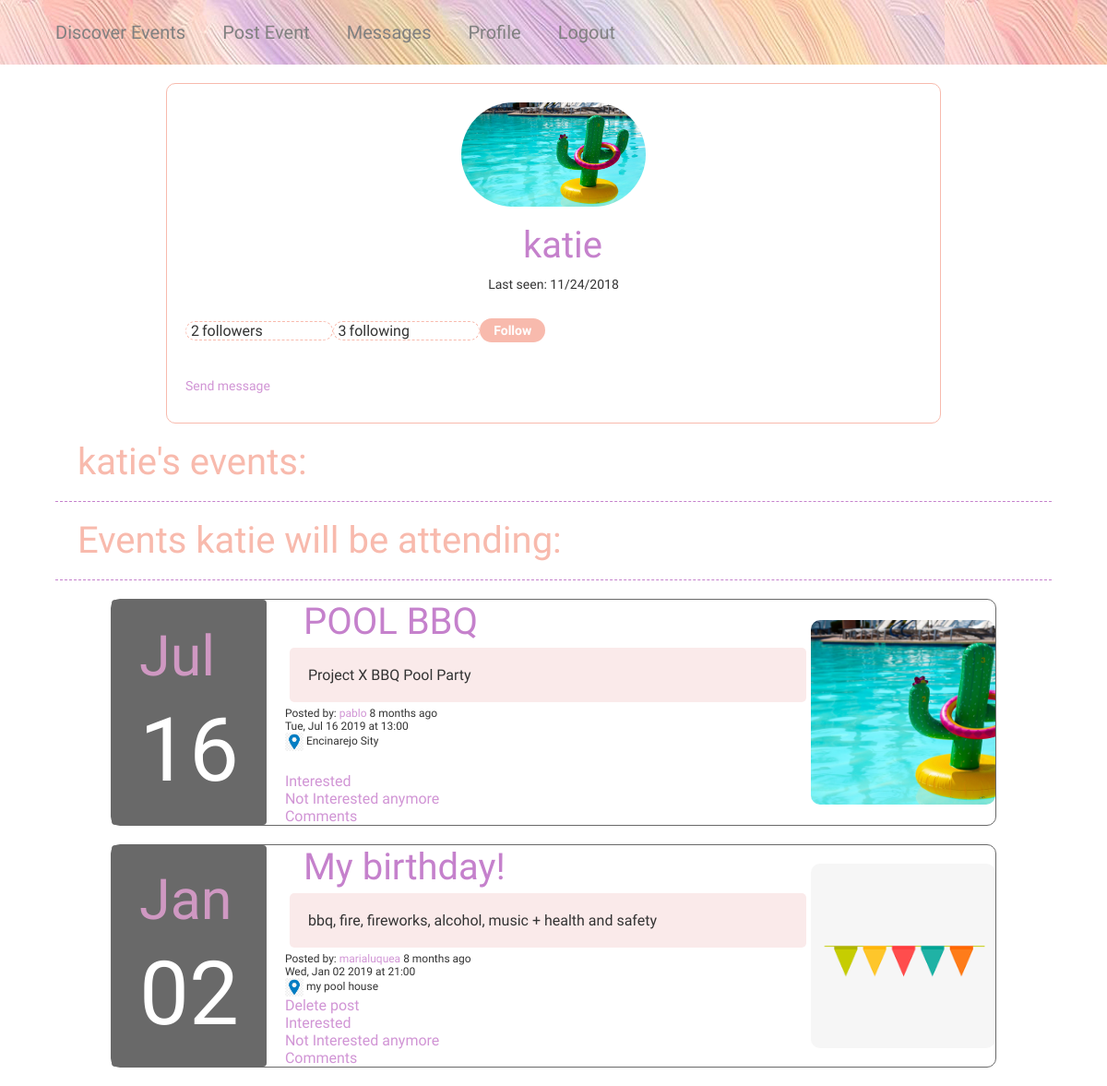
Page /user/katie (signed in) on the committed database.
### app/models.py (models this page shows, shortened)
class User(UserMixin, db.Model):
    __tablename__ = 'user'
    id = db.Column(db.Integer, primary_key=True)
    username = db.Column(db.String(64), index=True, unique=True)
    email = db.Column(db.String(120), index=True, unique=True)
    password_hash = db.Column(db.String(128))
    profilepic = db.Column(db.String(50))
    posts = db.relationship('Post', backref='author', lazy='dynamic')
    about_me = db.Column(db.String(200))
    last_seen = db.Column(db.DateTime, default=datetime.utcnow)
    followed = db.relationship(
        'User', secondary=followers,
        primaryjoin=(followers.c.follower_id == id),
        secondaryjoin=(followers.c.followed_id == id),
        backref=db.backref('followers', lazy='dynamic'), lazy='dynamic')
    messages_sent = db.relationship('Message',foreign_keys='Message.sender_id',backref='author', lazy='dynamic')
    messages_received = db.relationship('Message',foreign_keys='Message.recipient_id',backref='recipient', lazy='dynamic')
    last_message_read_time = db.Column(db.DateTime)
    notifications = db.relationship('Notification', backref='user',lazy='dynamic')
    def is_following(self, user):
        return self.followed.filter(
            followers.c.followed_id == user.id).count() > 0
    def new_messages(self):
        last_read_time = self.last_message_read_time or datetime(1900, 1, 1)
        return Message.query.filter_by(recipient=self).filter(
            Message.timestamp > last_read_time).count()

class Post(db.Model):
    __tablename__ = 'post'
    id = db.Column(db.Integer, primary_key=True)
    title = db.Column(db.String(25))
    eventphoto = db.Column(db.String(50))
    date = db.Column(db.DateTime)
    time = db.Column(db.DateTime)
    venue = db.Column(db.String(70))
    body = db.Column(db.String(140))
    timestamp = db.Column(db.DateTime, index=True, default=datetime.utcnow)
    user_id = db.Column(db.Integer, db.ForeignKey('user.id'))
    userlist = db.relationship('UserList', backref='event_interested', lazy='dynamic')
    comments = db.relationship('Comment', backref='post', lazy='dynamic')

### main.py (the view)
@app.route('/user/<username>')
@login_required
def user(username):
    user = User.query.filter_by(username=username).first_or_404()
    image_file = user.profilepic
    page = request.args.get('page', 1, type=int)
    posts = user.posts.order_by(Post.timestamp.desc()).paginate(
        page, app.config['POSTS_PER_PAGE'], False)
    postList = []
    relations = UserList.query.filter_by(user_id=user.id)
    if relations is not None:
        for relation in relations:
            if relation.post_id is not None:
                new_post = Post.query.get(relation.post_id)
                postList.append(new_post)
    next_url = url_for('user', username=user.username, page=posts.next_num) \
        if posts.has_next else None
    prev_url = url_for('user', username=user.username, page=posts.prev_num) \
        if posts.has_prev else None
    return render_template('user.html', user=user, posts=posts.items, postList=postList,
                           next_url=next_url, prev_url=prev_url, image_file=image_file)

### app/models.py (called while the page is built)
@login.user_loader
def load_user(id):
    return User.query.get(int(id))

### main.py (called while the page is built)
@app.before_request
def before_request():
    if current_user.is_authenticated:
        current_user.last_seen = datetime.utcnow()
        db.session.commit()

### app/templates/user.html (shortened to what this page needs)
<head>
  <link rel="stylesheet" href="{{ url_for('static', filename='css/style.css') }}"/>
</head>
{% extends "base.html" %}
{% block app_content %}
<div class="user">
  <div class="profilepic">
    {% if image_file %}
    <p><img src="{{ image_file }}"></p>
    {% endif %}
    <h1 class="event-name" align="center">{{ user.username }}</h1>
    {% if user.last_seen %}
    <p align="right">Last seen: {{ moment(user.last_seen).calendar() }}</p>
    {% endif %}
  </div>
  <br>
  <div class="profile-info">
    <div class="followers">
      <table>
        <tr>
          <td class="follower-count">{{ user.followers.count() }}</td>
          <td class="follower-label">followers</td>
        </tr>
      </table>
    </div>
    <div class="followers">
      <table>
        <tr>
          <td class="follower-count">{{ user.followed.count() }}</td>
          <td class="follower-label">following</td>
        </tr>
      </table>
    </div>
    {% if user == current_user %}
    <p><a class="link" href="{{ url_for('edit_profile') }}">Edit your profile</a></p>
    {% elif not current_user.is_following(user) %}
    <div><a class="follow" href="{{ url_for('follow', username=user.username) }}">Follow</a></div>
    {% else %}
    <div><a class="follow" href="{{ url_for('unfollow', username=user.username) }}">Unfollow</a></div>
    {% endif %}
    <br><br>
    {% if user != current_user %}
    <p><a class="link" href="{{ url_for('send_message', recipient=user.username) }}">Send message</a></p>
    {% endif %}
  </div>
</div>
<h1 class="user-events">{{ user.username }}'s events:</h1>
<hr class="separator">
<h1 class="user-events">Events {{ user.username }} will be attending:</h1>
<hr class="separator">
{% for post in postList %}
{% include '_post.html' %}
{% endfor %}
{% endblock %}

### app/templates/_post.html (shortened to what this page needs)
<head>
  <link rel="stylesheet" href="{{ url_for('static', filename='css/style.css') }}"/>
  <link rel="stylesheet" href="{{ url_for('static', filename='css/style.css') }}"/>
</head>
<div class="post">
  <table>
    <tr class="date">
      <td class="fondo">
        <p class="event-month">{{ post.date.strftime("%b") }}</p>
        <p class="event-day">{{ post.date.strftime("%d") }}</p>
      </td>
      <td class="event">
        <a href="{{ url_for('post', post_id=post.id) }}" class="event-name">
          {{ post.title }}
        </a>
        <br>
        <div class="event-description">
          {{ post.body }}
        </div>
        <div class="event-info">
          Posted by:
          <a class="link" href="{{ url_for('user', username=post.author.username) }}">
            {{ post.author.username }}
          </a>
          {{ moment(post.timestamp).fromNow() }}
          <br>
          {{ post.date.strftime("%a, %b %d %Y") }}
          at {{ post.time.strftime("%H:%M") }}
          <br>
          <img src="../static/images/location.png" height="20px">
          {{ post.venue }}
        </div>
        {% if post.author.username == current_user.username %}
        <a  class="link" href="{{ url_for('delete_post', post_id=post.id) }}">Delete post</a>
        {% endif %}
        <br>
        <a class="link" href="{{ url_for('interested', post_id=post.id, user_id=current_user.id) }}">Interested</a>
        <br>
        <a class="link" href="{{ url_for('not_interested', post_id=post.id, user_id=current_user.id) }}">Not Interested anymore</a>
        <br>
        <a class="link" href="{{ url_for('comment', post_id=post.id)}}">Comments</a>
      </td>
      <td class="event-photo">
        <img src="{{ post.eventphoto }}">
      </td>
    </tr>
  </table>
</div>

### app/static/css/style.css (style rules this page uses)
.link { color: #D195D5; font-family: "Didact Gothic"; }
p { font-family: "Didact Gothic"; }
.separator { border-top: 1px dashed #C581CC; width: 90%; }
.event { padding-left: 20px; width: 100%; }
.event-name { font-family: 'Delius Unicase'; color: #C581CC; font-size: 40px; padding-left: 20px; }
.event-month { color: #CF98C2; font-size: 61px; font-family: 'Delius Unicase'; }
.event-day { font-size: 96px; text-align: center; font-family: 'Delius Unicase'; color: white; margin-bottom: 0; }
.event-description { background-color: #FAEAEA; border-radius: 5px; padding: 20px; font-family: "Didact Gothic"; margin: 5px; }
.event-photo { align: right; }
.event-photo img { height: 200px; width: 200px; border-radius: 10px; object-fit: cover; }
.event-info { font-family: "Didact Gothic"; font-size: 12px; }
.fondo { background-color: dimgrey; border-radius: 4px; padding: 0 30px; }
table .date { padding: 0 30px; }
.post { border: 1px solid dimgrey; border-radius: 10px; width: 80%; margin: 20px auto; }
.user { margin: auto; margin-top: 20px; margin-bottom: 20px; width: 70%; grid-template-rows: auto auto; padding: 20px; border: 1px solid #F8BAAD; border-radius: 10px; }
.profilepic { justify-content: center; align-items: center; }
.profilepic img { border-radius: 100px; width: 200px; object-fit: cover; }
.profilepic p { text-align: center; }
.profile-info { margin: auto; }
.followers { border: 1px dashed #F8BAAD; font-family: "Didact Gothic"; width: 20%; float: left; border-radius: 12px; }
.follower-label { padding-left: 3px; }
.follower-count { padding-left: 5px; }
.follow { background-color: #F8BAAD; font-family: "Didact Gothic"; color: white; margin: auto; font-weight: bold; padding: 5px 15px; border-radius: 18px; }
.user-events { font-family: 'Delius Unicase'; color: #F8BAAD; font-size: 40px; padding-left: 7%; }

### rows in the picture
User: profilepic (picture), username "katie", last_seen "11/24/2018"
Post: date "Jul", date "16", title "POOL BBQ", body "Project X BBQ Pool Party", author.username "pablo", timestamp "8 months ago", date "Tue, Jul 16 2019", time "13:00", venue "Encinarejo Sity", shows a picture
Post: date "Jan", date "02", title "My birthday!", body "bbq, fire, fireworks, alcohol, music + health and safety", author.username "marialuquea", timestamp "8 months ago", date "Wed, Jan 02 2019", time "21:00", venue "my pool house", shows a picture

### other values in the picture
{{ user.followers.count() }} "2"
{{ user.followed.count() }} "3"
